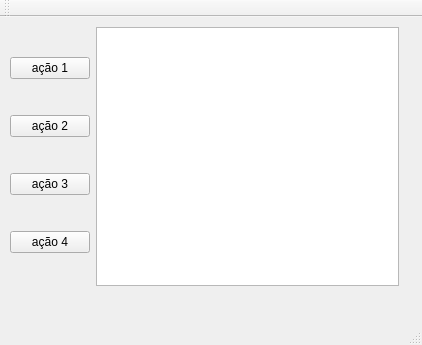
<?xml version="1.0" encoding="UTF-8"?>
<ui version="4.0">
 <class>Tamagotchi</class>
 <widget class="QMainWindow" name="Tamagotchi">
  <property name="geometry">
   <rect>
    <x>0</x>
    <y>0</y>
    <width>422</width>
    <height>345</height>
   </rect>
  </property>
  <property name="windowTitle">
   <string>Tamagotchi</string>
  </property>
  <widget class="QWidget" name="centralWidget">
   <widget class="QWidget" name="horizontalLayoutWidget">
    <property name="geometry">
     <rect>
      <x>-1</x>
      <y>-1</y>
      <width>411</width>
      <height>281</height>
     </rect>
    </property>
    <layout class="QHBoxLayout" name="horizontalLayout">
     <item>
      <layout class="QVBoxLayout" name="verticalLayout_2">
       <item>
        <widget class="QPushButton" name="interagirButton">
         <property name="text">
          <string>ação 1</string>
         </property>
        </widget>
       </item>
       <item>
        <widget class="QPushButton" name="cantarButton">
         <property name="text">
          <string>ação 2</string>
         </property>
        </widget>
       </item>
       <item>
        <widget class="QPushButton" name="alimentarButton">
         <property name="text">
          <string>ação 3</string>
         </property>
        </widget>
       </item>
       <item>
        <widget class="QPushButton" name="dormirButton">
         <property name="text">
          <string>ação 4</string>
         </property>
        </widget>
       </item>
      </layout>
     </item>
     <item>
      <widget class="QGraphicsView" name="telaTama"/>
     </item>
    </layout>
   </widget>
  </widget>
  <widget class="QMenuBar" name="menuBar">
   <property name="geometry">
    <rect>
     <x>0</x>
     <y>0</y>
     <width>422</width>
     <height>21</height>
    </rect>
   </property>
  </widget>
  <widget class="QToolBar" name="mainToolBar">
   <attribute name="toolBarArea">
    <enum>TopToolBarArea</enum>
   </attribute>
   <attribute name="toolBarBreak">
    <bool>false</bool>
   </attribute>
  </widget>
  <widget class="QStatusBar" name="statusBar"/>
 </widget>
 <layoutdefault spacing="6" margin="11"/>
 <resources/>
 <connections/>
</ui>
